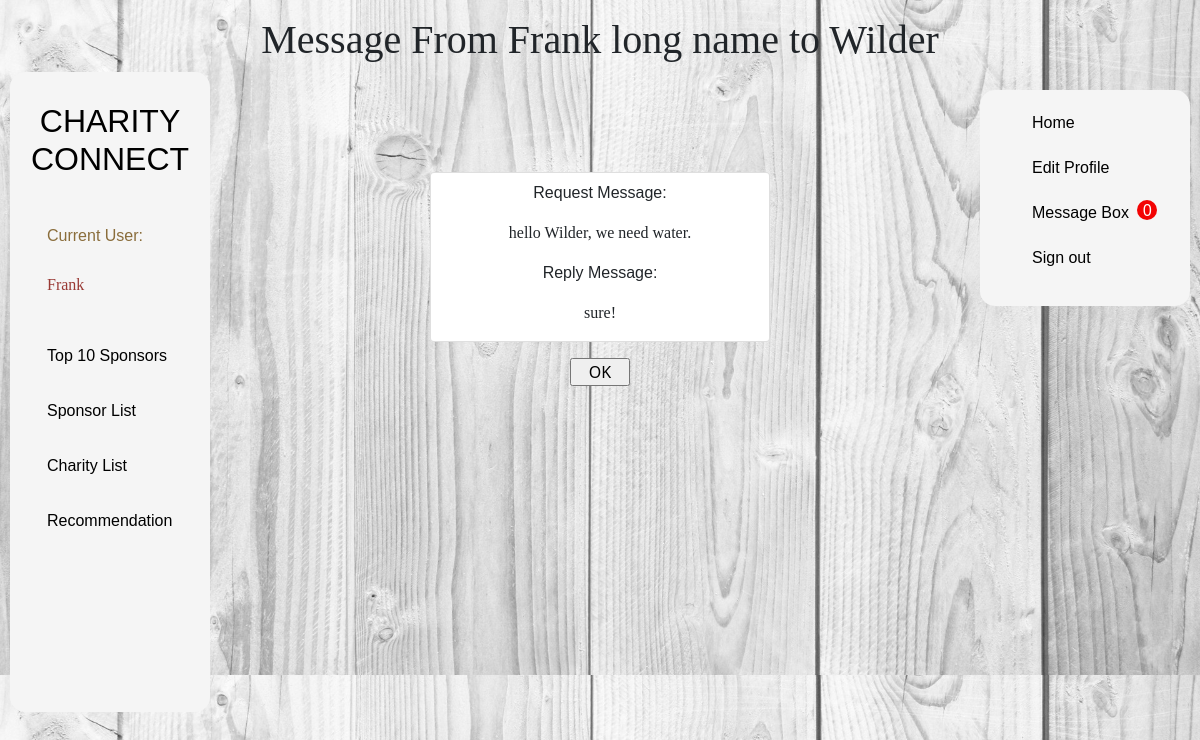
/message/22 (signed in), run on the app's committed database.
### cc/models.py (models this page shows)
class UserCharity(models.Model):
    user = models.OneToOneField(User, on_delete=models.CASCADE, primary_key=True)
    username = models.CharField(unique=True, max_length=200)
    long_name = models.CharField(max_length=200)
    description = models.TextField(max_length=2048)
    connection = models.IntegerField(default=0)
    email = models.EmailField(
        blank=True,
        unique=True,
        error_messages={
            'unique': "A user with that email already exists.",
        }
    )
    website = models.URLField()
    class Meta:
        db_table = 'charity'
        verbose_name = 'charity'
        verbose_name_plural = verbose_name

class UserSponsor(models.Model):
    user = models.OneToOneField(User, on_delete=models.CASCADE, primary_key=True)
    username = models.CharField(unique=True, max_length=200)
    long_name = models.CharField(max_length=200)
    description = models.TextField(max_length=2048)
    connection = models.IntegerField(default=0)
    email = models.EmailField(
        blank=True,
        unique=True,
        error_messages={
            'unique': "A user with that email already exists.",
        }
    )
    website = models.URLField()
    class Meta:
        db_table = 'sponsor'
        verbose_name = 'sponsor'
        verbose_name_plural = verbose_name

class User(AbstractUser):
    email = models.EmailField(
        blank=True,
        unique=True,
        error_messages={
            'unique': "A user with that email already exists.",
        }
    )
    USER_TYPE_CHOICES = (
        (1, 'charity'),
        (2, 'sponsor'),
    )
    user_type = models.PositiveSmallIntegerField(choices=USER_TYPE_CHOICES)

class Message(models.Model):
    request_user = models.CharField(max_length=200)
    reply_user = models.CharField(max_length=200)
    message_request = models.TextField(max_length=2048)
    message_reply = models.TextField(max_length=2048)
    request_time = models.TextField(max_length=200)  # sydney time
    reply_time = models.TextField(max_length=200)
    MESSAGE_TYPE_CHOICES = (
        (1, 'unread'),
        (2, 'agree'),
        (3, 'disagree'),
    )
    message_type = models.PositiveSmallIntegerField(choices=MESSAGE_TYPE_CHOICES, default=1)

### cc/views.py (the view)
# urls.py: path('message/<slug:message_slug>', views.show_message, name='show_message'),
@login_required
def show_message(request, message_slug):
    if request.user.is_anonymous:
        signin_status = False
    else:
        signin_status = True
    request_user = request.user.username
    message_number = len(list(Message.objects.filter(reply_user=request_user, message_type=1).values()))
    message = {}
    request_long = ''
    reply_long = ''
    if request.method == 'GET':
        message = Message.objects.get(id=message_slug)
        request_long = get_obj(message.request_user).long_name
        reply_long = get_obj(message.reply_user).long_name
    return render(request=request,
                  template_name="cc/show_message.html",
                  context={'signin_status': signin_status,
                           'current_user': request.user,
                           'message': message,
                           'request_long': request_long,
                           'reply_long': reply_long,
                           'message_number': message_number,
                           }
                  )

### cc/views.py (called while the page is built)
def get_obj(username):
    user = User.objects.get(username=username)
    user_type = user.user_type
    if user_type == 1:  # Charity
        user_obj = UserCharity.objects.get(username=username)
    else:  # Sponsor
        user_obj = UserSponsor.objects.get(username=username)
    return user_obj

### templates/cc/show_message.html (shortened to what this page needs)
{% extends 'base/base.html' %}
{% load static %}
{% block css %}<link rel="stylesheet" href="{% static 'cc/styles/details.css' %}">{% endblock %}
{% block h1 %}
Message From {{ request_long }} to {{ reply_long }}
{% endblock %}
{% block body %}
    <center>
    <div >
        <div class="row row-cols-1 row-cols-sm-1 g-1" >
            <div class="container" style="max-width: 20rem">
             <div class="row">
              <div class="card item-card card-block">
            <p style="size: A4; font-family: sans-serif">Request Message:</p>
            <p style="font-family: fantasy">{{ message.message_request | linebreaksbr }}</p>
            <p style="size: A4; font-family: sans-serif">Reply Message:</p>
            {% if message.message_type == 1 %}
                <p style="size: A4; font-family: sans-serif">Not yet replied.</p>
            {% elif message.message_type == 2 %}
                <p style="font-family: fantasy">{{ message.message_reply | linebreaksbr }}</p>
            {% elif message.message_type == 3 %}
                <p style="font-family: fantasy">{{ message.message_reply | linebreaksbr }}</p>
            {% endif %}
              </div>
             </div>
            </div>
        </div>
    </div>
    </center>
    <center>
    <input type="button" class="blue" name="OK" style="width: 10%" onclick="javascript:history.back(-1);" value="OK">
    </center>
{% endblock %}

### templates/base/base.html (shortened to what this page needs)
{% load static %}
<!DOCTYPE html>
<html lang="en">
<head>
    <link rel="stylesheet" href="{% static 'cc/styles/base.css' %}">
    <link rel="stylesheet" href="{% static 'cc/Bootstrap5/bootstrap.min.css' %}">
    <link rel="stylesheet" href="{% static 'cc/font-awesome-4.7.0/css/font-awesome.css' %}">
    {% block css %}{% endblock %}
</head>
<center>
    <h1>{% block h1 %}Welcome!!{% endblock %}</h1>
</center>
<body>
<div class="wrapper">
    <div class="sidebar">
        <h2><a href="{% url 'home' %}" style="color: black; text-decoration: black; font-family: sans-serif">Charity Connect</a></h2>
        <ul>
            <li style="font-size: medium"><user>Current User: </user><br/>
                {% if signin_status %}
                <a href="{% url 'details' current_user %}"><p>{{ current_user }}</p></a>
                {% else %}
                <a href="{% url 'signin' %}"><p>Public</p></a>
                {% endif %}
            </li>
            <li><a href="{% url 'top_sponsors' %}">Top 10 Sponsors</a></li>
            <li><a href="{% url 'sponsor_list' %}">Sponsor List</a></li>
            <li><a href="{% url 'charity_list' %}">Charity List</a></li>
            {% if signin_status %}
                {% if current_user.user_type == 1 %}
                    <li><a href="{% url 'recommendation' %}">Recommendation</a></li>
                {% else %}
                    <li><a href="{% url 'search' %}">Search</a></li>
                {% endif %}
            {% endif %}
        </ul>
    </div>
    <div class="action">
        <div class="menu">
            <ul>
                <li><a href="{% url 'home' %}">Home</a></li>
                {% if signin_status %}
                    <li><a href="{% url 'edit' %}">Edit Profile</a></li>
                    <li><a href="{% url 'message_box' %}">Message Box </a>&nbsp;
                    <span style="border-radius: 50%; height: 20px; width: 20px; display: inline-block; background: #f30303; vertical-align: top;">
                    <span style="display: block; color: #FFFFFF; height: 20px; line-height: 20px; text-align: center"> {{ message_number }}</span>
                    </span>
                    </li>
                    <li><a href="{% url 'signout' %}">Sign out</a></li>
                {% else %}
                    <li><a href="{% url 'signin' %}">Signin</a></li>
                    <li><a href="{% url 'signup' %}">Signup</a></li>
                {% endif %}
            </ul>
        </div>
    </div>
    <div class="brain">
        {% block body %}{% endblock %}
    </div>
</div>
</body>
</html>

### cc/static/cc/styles/base.css (style rules this page uses)
* { box-sizing: border-box; margin: 0; padding: 0; list-style: none; text-decoration: none; }
.wrapper { display: flex; position: relative; }
.wrapper .sidebar { position: fixed; width: 200px; height: 80%; background: whitesmoke; padding: 30px 0; border-radius: 15px; margin-left: 10px; }
.wrapper .sidebar h2 { color: black; text-decoration: black; text-transform: uppercase; text-align: center; margin-bottom: 30px; font-family: sans-serif; cursor: pointer; }
.wrapper .sidebar ul li { padding: 15px; }
.wrapper .sidebar ul li a { display: inline-block; text-decoration: black; color: black; font-weight: 500; transition: 0.5s; margin-left: -10px; font-family: sans-serif; }
.wrapper .sidebar ul li user { color: #8a6d3b; display: block; font-family: sans-serif; margin-left: -10px; }
.wrapper .sidebar ul li p { color: #993934; font-family: cursive; }
.wrapper .sidebar ul li a p { color: #993934; font-family: cursive; }
.wrapper .action { position: fixed; top: 20px; right: 30px; }
.wrapper .brain { width: 100%; margin-left: 300px; margin-top: 100px; margin-right: 300px; margin-bottom: 200px; }
.wrapper .action .menu { position: absolute; top: 40px; right: -10px; padding: 10px 20px; background: whitesmoke; width: 170px; box-sizing: content-box; border-radius: 15px; margin-top: 30px; margin-right: -10px; }
.wrapper .action .menu ul li { list-style: none; padding: 10px 0; direction: initial; align-items: center; justify-content: center; }
.wrapper .action .menu ul li a { display: inline-block; text-decoration: black; color: black; font-weight: 500; transition: 0.5s; font-family: sans-serif; }
body { background: url("../img/Light-Grey-Background-Wallpaper-63-images-.jpg"); background-size: 100%; }
h1 { font-family: fantasy; }

### cc/static/cc/styles/details.css (style rules this page uses)
.item-card { transition:0.5s; cursor:pointer; padding-right: -100px; }

### data on the page
UserCharity: long_name "Frank long name"
UserSponsor: long_name "Wilder"
User: username "Frank"
Message: message_request "hello Wilder, we need water.", message_reply "sure!"

### other printed values
{{ message_number }} "0"
